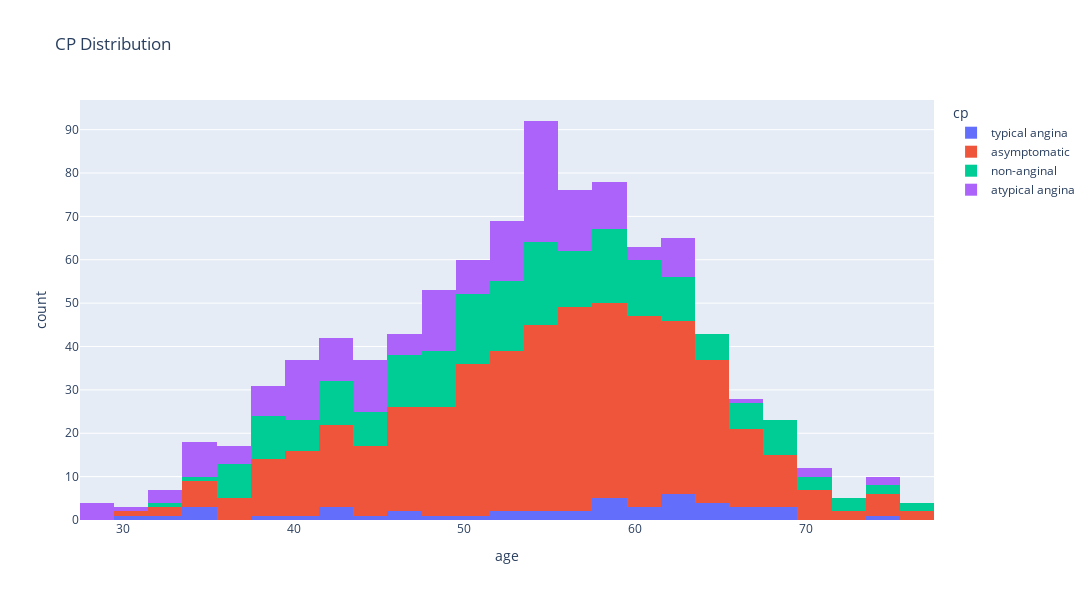

Notebook code cell kept with this figure:
### Code cell
# histogram of cp based on age

fig = px.histogram(df,x='age',title='CP Distribution',color='cp')
fig.update_layout(width=1200, height=600)
fig.show()

### Figure 1 — Plotly figure (JSON) as saved in the notebook; plotly's stock layout.template omitted (floating-point values rounded to 4 significant figures; data arrays with more than 128 entries replaced by an {"elided": "..."} marker saying what was removed)
{"data": [{"bingroup": "x", "hovertemplate": "cp=typical angina<br>age=%{x}<br>count=%{y}<extra></extra>", "legendgroup": "typical angina", "marker": {"color": "#636efa", "pattern": {"shape": ""}}, "name": "typical angina", "orientation": "v", "showlegend": true, "type": "histogram", "x": [63, 64, 58, 66, 69, 40, 51, 34, 52, 65, 59, 52, 42, 59, 69, 59, 38, 56, 61, 60, 59, 64, 45, 30, 35, 43, 47, 54, 57, 62, 34, 43, 46, 55, 32, 62, 62, 67, 67, 65, 49, 62, 61, 68, 74, 62], "xaxis": "x", "yaxis": "y"}, {"bingroup": "x", "hovertemplate": "cp=asymptomatic<br>age=%{x}<br>count=%{y}<extra></extra>", "legendgroup": "asymptomatic", "marker": {"color": "#EF553B", "pattern": {"shape": ""}}, "name": "asymptomatic", "orientation": "v", "showlegend": true, "type": "histogram", "x": {"elided": "496 int values"}, "xaxis": "x", "yaxis": "y"}, {"bingroup": "x", "hovertemplate": "cp=non-anginal<br>age=%{x}<br>count=%{y}<extra></extra>", "legendgroup": "non-anginal", "marker": {"color": "#00cc96", "pattern": {"shape": ""}}, "name": "non-anginal", "orientation": "v", "showlegend": true, "type": "histogram", "x": {"elided": "204 int values"}, "xaxis": "x", "yaxis": "y"}, {"bingroup": "x", "hovertemplate": "cp=atypical angina<br>age=%{x}<br>count=%{y}<extra></extra>", "legendgroup": "atypical angina", "marker": {"color": "#ab63fa", "pattern": {"shape": ""}}, "name": "atypical angina", "orientation": "v", "showlegend": true, "type": "histogram", "x": {"elided": "174 int values"}, "xaxis": "x", "yaxis": "y"}], "layout": {"barmode": "relative", "height": 600, "legend": {"title": {"text": "cp"}, "tracegroupgap": 0}, "title": {"text": "CP Distribution"}, "width": 1200, "xaxis": {"anchor": "y", "domain": [0, 1], "title": {"text": "age"}}, "yaxis": {"anchor": "x", "domain": [0, 1], "title": {"text": "count"}}}}
